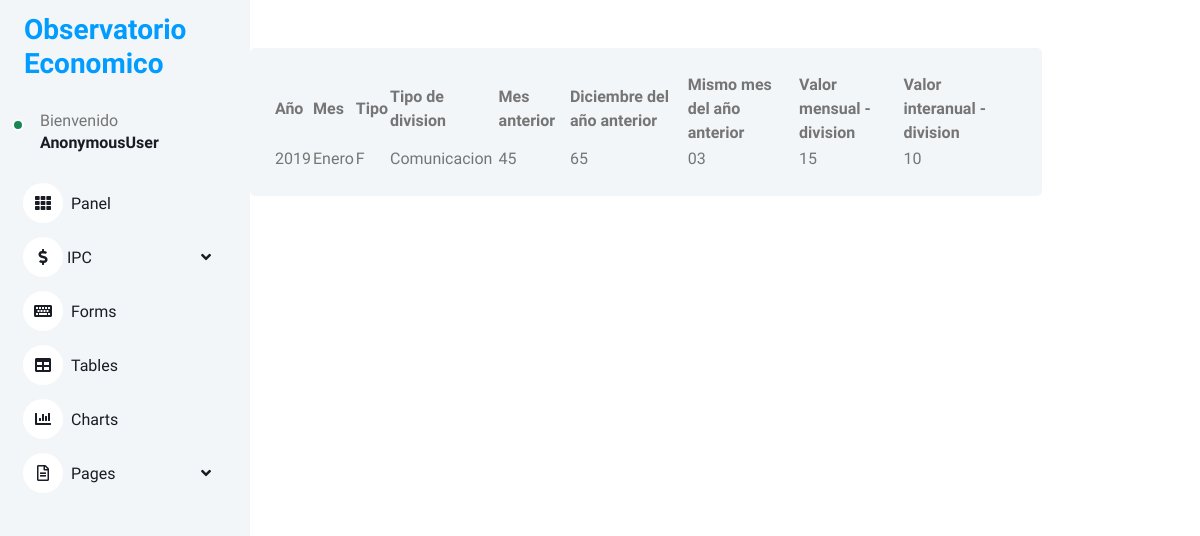
Before: /ipc-listado with the older database file.
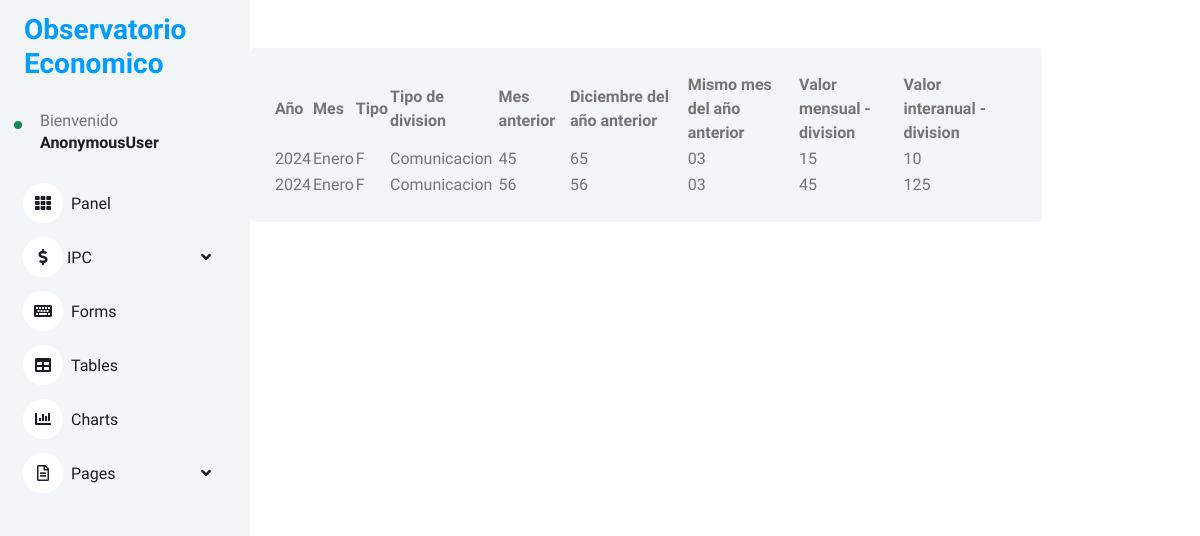
After: the same page with the newer database file.
### IpcDivision/models.py (models this page shows)
class IpcDivision(models.Model):
     ipc = models.ForeignKey(Ipc, on_delete=models.CASCADE)
     tipo_division = models.ForeignKey(TipoDivision, on_delete= models.CASCADE)
     valor_mensual = models.CharField(max_length=250, blank=False, null=False)
     valor_interanual = models.CharField(max_length=250, blank=False, null=False)

### Ipc/models.py (models this page shows)
class Ipc(models.Model):
    año = models.ForeignKey(Año, on_delete=models.CASCADE)
    mes = models.ForeignKey(Mes, on_delete=models.CASCADE)
    tipo_valor = models.ForeignKey(TipoValor, on_delete=models.CASCADE)
    mes_anterior = models.CharField(max_length=250, blank=False, null=False)
    mes_año_anterior = models.CharField(max_length=250, blank=False, null=False)
    dic_mes_anterior = models.CharField(max_length=250, blank=False, null=False)
    var_mensual = models.CharField(max_length=250, blank=False, null=False)

### Año/models.py (models this page shows)
class Año(models.Model):
    año = models.CharField(max_length=200, blank=False, null=False)
    def __str__(self):
        return self.año

### Mes/models.py (models this page shows)
class Mes(models.Model):
    mes = models.CharField(max_length=200, blank=False, null=False)
    def __str__(self):
        return self.mes

### TipoValor/models.py (models this page shows)
class TipoValor(models.Model):
    valor = models.CharField(max_length=200, blank=False, null=False)
    def __str__(self):
        return self.valor

### IpcTipoDivision/models.py (models this page shows)
class TipoDivision(models.Model):
     tipo_division =models.CharField(max_length=250, blank=False, null=False)
     def __str__(self):
        return self.tipo_division

### Ipc/views.py (the view)
# urls.py: path('ipc-listado',ipc.listado, name='ipc-listado'),
def listado(request):
    ipc = IpcDivision.objects.select_related('ipc').all()
    context = {'ipc':ipc}
    return render(request,'ipc/listado.html',context)

### templates/ipc/listado.html (shortened to what this page needs)
{% extends 'base.html' %}
{% load static %}
{% block container %}
<div class="col-sm-12 col-xl-10" style="margin-top:3em;">
    <div class="bg-light rounded h-100 p-4">
        <div class="table_section padding_infor_info">
            <div class="table-responsive-sm">
               <table id="datatablesSimple">
                  <thead>
                     <tr>
                        <th>Año</th>
                        <th>Mes</th>
                        <th>Tipo</th>
                        <th>Tipo de division</th>
                        <th>Mes anterior</th>
                        <th>Diciembre del año anterior</th>
                        <th>Mismo mes del año anterior</th>
                        <th>Valor mensual - division</th>
                        <th>Valor interanual - division</th>
                     </tr>
                  </thead>
                  <tbody>
                     {% for data in ipc %}
                     <tr>
                        <td>{{data.ipc.año}}</td>
                        <td>{{data.ipc.mes}}</td>
                        <td>{{data.ipc.tipo_valor}}</td>
                        <td>{{data.tipo_division}}</td>
                        <td>{{data.ipc.mes_anterior}}</td>
                        <td>{{data.ipc.dic_mes_anterior}}</td>
                        <td>{{data.ipc.mes_año_anterior}}</td>
                        <td>{{data.valor_mensual}}</td>
                        <td>{{data.valor_interanual}}</td>
                     </tr>
                     {% endfor %}
                  </tbody>
                </table>
            </div>
         </div>
    </div>
</div>
{% endblock container %}

### templates/base.html (shortened to what this page needs)
{% load static %}
<!DOCTYPE html>
<html lang="en">
<head>
     <link href="https://cdnjs.cloudflare.com/ajax/libs/font-awesome/5.10.0/css/all.min.css" rel="stylesheet">
     <link href="https://cdn.jsdelivr.net/npm/bootstrap-icons@1.4.1/font/bootstrap-icons.css" rel="stylesheet">
     <link href=" {% static 'lib/owlcarousel/assets/owl.carousel.min.css' %} " rel="stylesheet">
     <link href="{% static 'lib/tempusdominus/css/tempusdominus-bootstrap-4.min.css' %} " rel="stylesheet" />
     <link href="{% static 'css/bootstrap.min.css' %} " rel="stylesheet">
     <link href="{% static 'css/style.css' %} " rel="stylesheet">
     <link rel="stylesheet" href="https://cdnjs.cloudflare.com/ajax/libs/Chart.js/2.8.0/Chart.min.css" />
     <link href="https://cdn.jsdelivr.net/npm/simple-datatables@7.1.2/dist/style.min.css" rel="stylesheet" />
     <link rel="stylesheet" href="https://cdnjs.cloudflare.com/ajax/libs/apexcharts/3.30.0/apexcharts.min.css" />
</head>
<body >
    <div class="container-xxl position-relative bg-white d-flex p-0">
        {% include "nav.html" %}
        <div class="content">
                    {% block container %}
                    {% endblock%}
        </div>
    </div>
</body>
</html>

### templates/nav.html (shortened to what this page needs)
 <div class="sidebar pe-4 pb-3">
    <nav class="navbar bg-light navbar-light">
        <a href="index.html" class="navbar-brand mx-4 mb-3">
            <h3 class="text-primary"></i>Observatorio <br> Economico</h3>
        </a>
        <div class="d-flex align-items-center ms-4 mb-4">
            <div class="position-relative">
                <div class="bg-success rounded-circle border border-2 border-white position-absolute end-0 bottom-0 p-1"></div>
            </div>
            <div class="ms-3">
                <span>Bienvenido</span>
                <h6 class="mb-0">{{request.user}}</h6>
            </div>
        </div>
        <div class="navbar-nav w-100">
            <a href="{% url 'panel' %}" class="nav-item nav-link"><i class="fa fa-th me-2"></i>Panel</a>
            <div class="nav-item dropdown">
                <a href="#" class="nav-link dropdown-toggle" data-bs-toggle="dropdown"><i class="fas fa-dollar-sign"></i> IPC</a>
            </div>
            <a href="form.html" class="nav-item nav-link"><i class="fa fa-keyboard me-2"></i>Forms</a>
            <a href="table.html" class="nav-item nav-link"><i class="fa fa-table me-2"></i>Tables</a>
            <a href="chart.html" class="nav-item nav-link"><i class="fa fa-chart-bar me-2"></i>Charts</a>
            <div class="nav-item dropdown">
                <a href="#" class="nav-link dropdown-toggle" data-bs-toggle="dropdown"><i class="far fa-file-alt me-2"></i>Pages</a>
            </div>
        </div>
    </nav>
</div>

### static/css/style.css (style rules this page uses)
:root { --primary: #009CFF; --light: #F3F6F9; --dark: #191C24; }
.sidebar { position: fixed; top: 0; left: 0; bottom: 0; width: 250px; height: 100vh; overflow-y: auto; background: var(--light); transition: 0.5s; z-index: 999; }
.content { margin-left: 250px; min-height: 100vh; background: #FFFFFF; transition: 0.5s; }
@media (min-width: 992px) { .sidebar { margin-left: 0; } }
@media (min-width: 992px) { .content { width: calc(100% - 250px); } }
.sidebar .navbar .navbar-nav .nav-link { padding: 7px 20px; color: var(--dark); font-weight: 500; border-left: 3px solid var(--light); border-radius: 0 30px 30px 0; outline: none; }
.sidebar .navbar .navbar-nav .nav-link i { width: 40px; height: 40px; display: inline-flex; align-items: center; justify-content: center; background: #FFFFFF; border-radius: 40px; }
.sidebar .navbar .dropdown-toggle::after { position: absolute; top: 15px; right: 15px; border: none; content: "\f107"; font-family: "Font Awesome 5 Free"; font-weight: 900; transition: .5s; }

Changed rows visible on the page:
changed through a linked row, IpcDivision (number 1 of 2 on the later page): ipc.año "2019" → "2024"
added IpcDivision: ipc.año "2024", ipc.mes "Enero", ipc.tipo_valor "F", tipo_division "Comunicacion", ipc.mes_anterior "56", ipc.dic_mes_anterior "56", ipc.mes_año_anterior "03", valor_mensual "45", valor_interanual "125"
